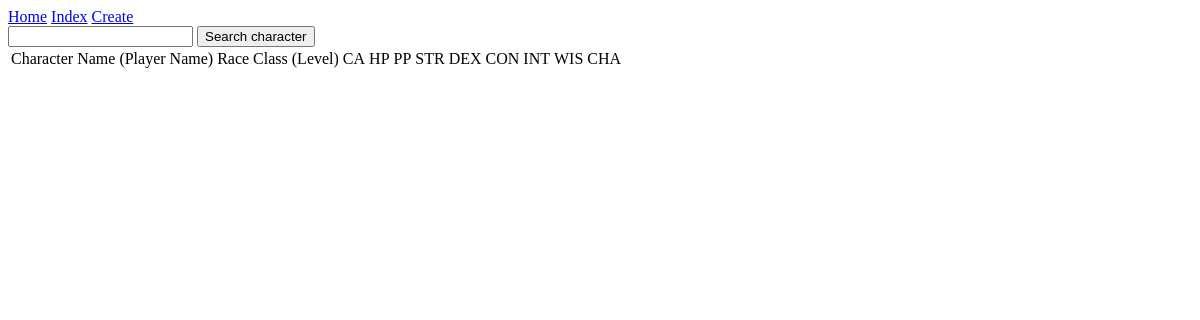
Page /character/ on the earlier database version.
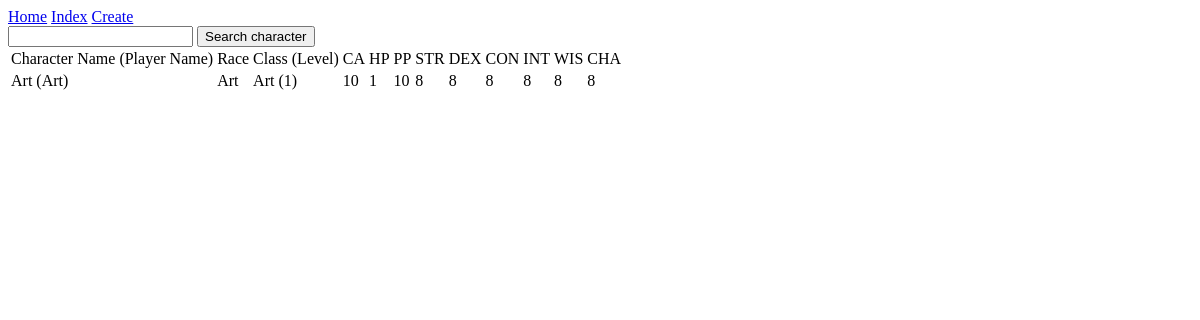
Same page on the later database version.
### character/models.py (models this page shows, shortened)
class Character(models.Model):
        charname = models.CharField(max_length=64, default="Art")
        playername = models.CharField(max_length=64, default="Art")
        race = models.CharField(max_length=25, default="Art")
        charclass = models.CharField(max_length=25, default="Art")
        level = models.IntegerField(default=1)
        ca = models.IntegerField(default=10)
        hp = models.IntegerField(default=1)
        pp = models.IntegerField(default=10)
        str = models.IntegerField(default=0)
        dex = models.IntegerField(default=0)
        con = models.IntegerField(default=0)
        int = models.IntegerField(default=0)
        wis = models.IntegerField(default=0)
        cha = models.IntegerField(default=0)

### character/views.py (the view)
# urls.py: path("", views.load, name="load")
def load(request):
    if 'charname' in request.GET:
        charname = request.GET['charname']
        data = Character.objects.filter(charname__icontains=charname)
    else:
        data = Character.objects.all()
    context = {
        'character' : data
    }
    return render(request, "character/load.html", context)

### character/templates/character/load.html (shortened to what this page needs)
{% extends "character/layout.html" %}
{% block main %}
<table>
    <thead>
        <tr>
            <td>Character Name (Player Name)</td>
            <td>Race</td>
            <td>Class (Level)</td>
            <td>CA</td>
            <td>HP</td>
            <td>PP</td>
            <td>STR</td>
            <td>DEX</td>
            <td>CON</td>
            <td>INT</td>
            <td>WIS</td>
            <td>CHA</td>
        </tr>
    </thead>
    <tbody>
        {% for character in character %}
        <tr>
            <td>{{ character.charname }} ({{ character.playername }})</td>
            <td>{{ character.race }}</td>
            <td>{{ character.charclass }} ({{ character.level }})</td>
            <td>{{ character.ca }}</td>
            <td>{{ character.hp }}</td>
            <td>{{ character.pp }}</td>
            <td>{{ character.str }}</td>
            <td>{{ character.dex }}</td>
            <td>{{ character.con }}</td>
            <td>{{ character.int }}</td>
            <td>{{ character.wis }}</td>
            <td>{{ character.cha }}</td>
        </tr>
        {% endfor %}
    </tbody>
</table>
{% endblock %}

Differences in the rows shown:
added Character: charname "Art", playername "Art", race "Art", charclass "Art", level "1", ca "10", hp "1", pp "10", str "8", dex "8", con "8", int "8", wis "8", cha "8"
